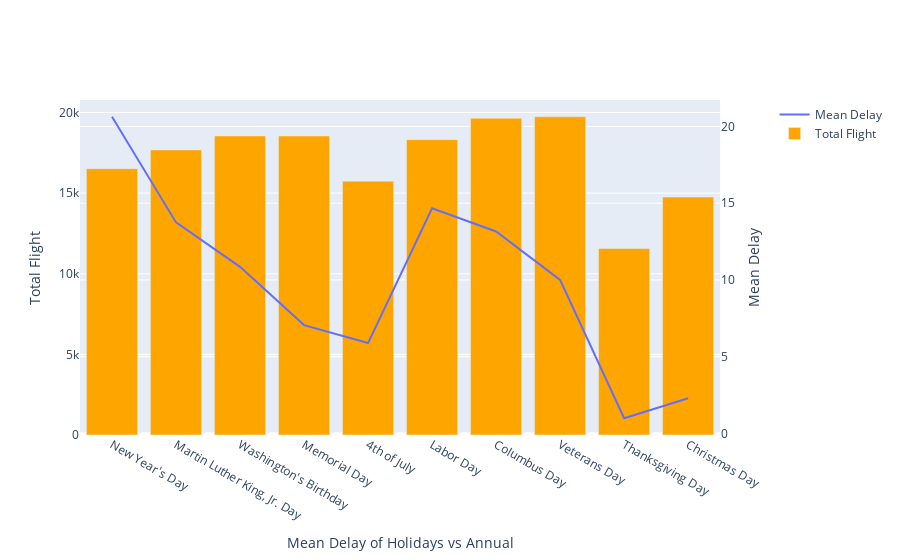

Notebook code for this chart:
### Code cell
fig = make_subplots(specs=[[{"secondary_y": True}]])

fig.add_trace(go.Scatter(x=hols_df["Holiday"], y=hols_df["Mean"], name="Mean Delay", mode="lines"),secondary_y=True)
fig.add_trace(go.Bar(x=hols_df["Holiday"], y=hols_df["Frequency"], name="Total Flight", marker_color='orange'),secondary_y=False)

fig.update_xaxes(title_text="Mean Delay of Holidays vs Annual")

# Set y-axes titles
fig.update_yaxes(title_text="Mean Delay", secondary_y=True)
fig.update_yaxes(title_text="Total Flight", secondary_y=False)

fig.show()

### Figure 1 — Plotly figure (JSON) as saved in the notebook; plotly's stock layout.template omitted (floating-point values rounded to 4 significant figures)
{"data": [{"mode": "lines", "name": "Mean Delay", "type": "scatter", "x": ["New Year's Day", "Martin Luther King, Jr. Day", "Washington's Birthday", "Memorial Day", "4th of July", "Labor Day", "Columbus Day", "Veterans Day", "Thanksgiving Day", "Christmas Day"], "xaxis": "x", "y": [20.63, 13.75, 10.85, 7.055, 5.884, 14.67, 13.16, 9.998, 0.9851, 2.287], "yaxis": "y2"}, {"marker": {"color": "orange"}, "name": "Total Flight", "type": "bar", "x": ["New Year's Day", "Martin Luther King, Jr. Day", "Washington's Birthday", "Memorial Day", "4th of July", "Labor Day", "Columbus Day", "Veterans Day", "Thanksgiving Day", "Christmas Day"], "xaxis": "x", "y": [16519, 17677, 18546, 18540, 15740, 18316, 19648, 19737, 11566, 14760], "yaxis": "y"}], "layout": {"xaxis": {"anchor": "y", "domain": [0, 0.94], "title": {"text": "Mean Delay of Holidays vs Annual"}}, "yaxis": {"anchor": "x", "domain": [0, 1], "title": {"text": "Total Flight"}}, "yaxis2": {"anchor": "x", "overlaying": "y", "side": "right", "title": {"text": "Mean Delay"}}}}
